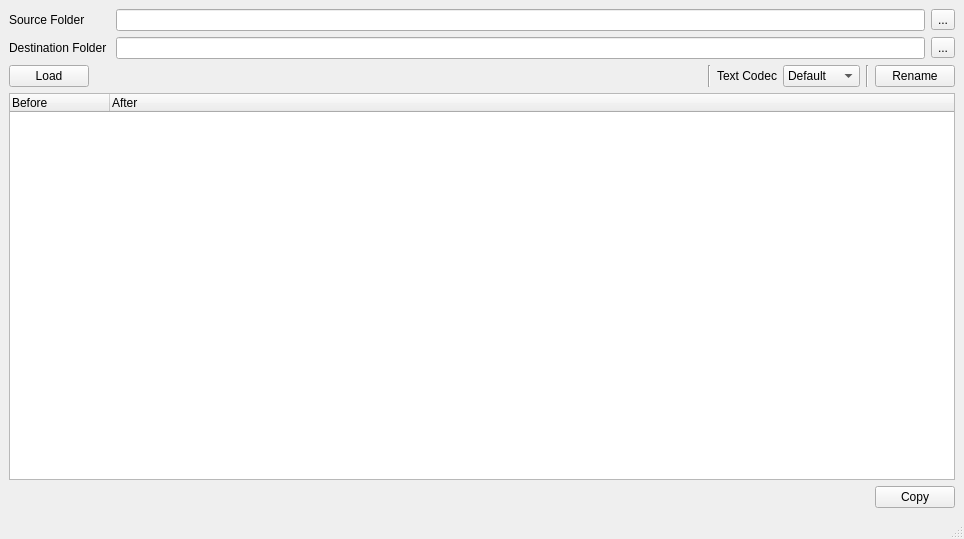
<?xml version="1.0" encoding="UTF-8"?>
<ui version="4.0">
 <class>MainWindow</class>
 <widget class="QMainWindow" name="MainWindow">
  <property name="geometry">
   <rect>
    <x>0</x>
    <y>0</y>
    <width>964</width>
    <height>539</height>
   </rect>
  </property>
  <property name="windowTitle">
   <string>MainWindow</string>
  </property>
  <widget class="QWidget" name="centralwidget">
   <layout class="QVBoxLayout" name="verticalLayout">
    <item>
     <layout class="QHBoxLayout" name="horizontalLayout">
      <item>
       <widget class="QLabel" name="label">
        <property name="minimumSize">
         <size>
          <width>101</width>
          <height>20</height>
         </size>
        </property>
        <property name="text">
         <string>Source Folder</string>
        </property>
       </widget>
      </item>
      <item>
       <widget class="QLineEdit" name="lineEditSrcFolder"/>
      </item>
      <item>
       <widget class="QToolButton" name="toolButtonSelectSrcFolder">
        <property name="text">
         <string>...</string>
        </property>
       </widget>
      </item>
     </layout>
    </item>
    <item>
     <layout class="QHBoxLayout" name="horizontalLayout_4">
      <item>
       <widget class="QLabel" name="label_2">
        <property name="minimumSize">
         <size>
          <width>101</width>
          <height>20</height>
         </size>
        </property>
        <property name="text">
         <string>Destination Folder</string>
        </property>
       </widget>
      </item>
      <item>
       <widget class="QLineEdit" name="lineEditDstFolder"/>
      </item>
      <item>
       <widget class="QToolButton" name="toolButtonSelectDstFolder">
        <property name="text">
         <string>...</string>
        </property>
       </widget>
      </item>
     </layout>
    </item>
    <item>
     <layout class="QHBoxLayout" name="horizontalLayout_2">
      <item>
       <widget class="QPushButton" name="pushButtonLoad">
        <property name="text">
         <string>Load</string>
        </property>
       </widget>
      </item>
      <item>
       <spacer name="horizontalSpacer_2">
        <property name="orientation">
         <enum>Qt::Horizontal</enum>
        </property>
        <property name="sizeHint" stdset="0">
         <size>
          <width>40</width>
          <height>20</height>
         </size>
        </property>
       </spacer>
      </item>
      <item>
       <widget class="Line" name="line_2">
        <property name="orientation">
         <enum>Qt::Vertical</enum>
        </property>
       </widget>
      </item>
      <item>
       <widget class="QLabel" name="label_3">
        <property name="text">
         <string>Text Codec</string>
        </property>
       </widget>
      </item>
      <item>
       <widget class="QComboBox" name="comboBoxCodec">
        <item>
         <property name="text">
          <string>Default</string>
         </property>
        </item>
        <item>
         <property name="text">
          <string>EUC-KR</string>
         </property>
        </item>
       </widget>
      </item>
      <item>
       <widget class="Line" name="line">
        <property name="orientation">
         <enum>Qt::Vertical</enum>
        </property>
       </widget>
      </item>
      <item>
       <widget class="QPushButton" name="pushButtonRename">
        <property name="text">
         <string>Rename</string>
        </property>
       </widget>
      </item>
     </layout>
    </item>
    <item>
     <widget class="QTreeWidget" name="treeWidgetFileName">
      <property name="editTriggers">
       <set>QAbstractItemView::NoEditTriggers</set>
      </property>
      <property name="selectionMode">
       <enum>QAbstractItemView::ExtendedSelection</enum>
      </property>
      <column>
       <property name="text">
        <string>Before</string>
       </property>
      </column>
      <column>
       <property name="text">
        <string>After</string>
       </property>
      </column>
     </widget>
    </item>
    <item>
     <layout class="QHBoxLayout" name="horizontalLayout_3">
      <item>
       <spacer name="horizontalSpacer">
        <property name="orientation">
         <enum>Qt::Horizontal</enum>
        </property>
        <property name="sizeHint" stdset="0">
         <size>
          <width>40</width>
          <height>20</height>
         </size>
        </property>
       </spacer>
      </item>
      <item>
       <widget class="QPushButton" name="pushButtonCopy">
        <property name="text">
         <string>Copy</string>
        </property>
       </widget>
      </item>
     </layout>
    </item>
   </layout>
  </widget>
  <widget class="QMenuBar" name="menubar">
   <property name="geometry">
    <rect>
     <x>0</x>
     <y>0</y>
     <width>964</width>
     <height>21</height>
    </rect>
   </property>
  </widget>
  <widget class="QStatusBar" name="statusbar"/>
 </widget>
 <resources/>
 <connections/>
</ui>
